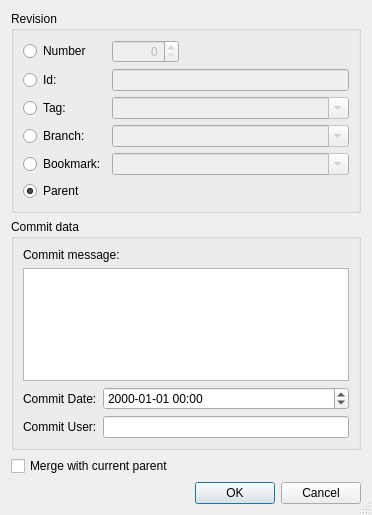
<?xml version="1.0" encoding="UTF-8"?>
<ui version="4.0">
 <class>HgBackoutDialog</class>
 <widget class="QDialog" name="HgBackoutDialog">
  <property name="geometry">
   <rect>
    <x>0</x>
    <y>0</y>
    <width>372</width>
    <height>515</height>
   </rect>
  </property>
  <property name="windowTitle">
   <string>Mercurial Revision</string>
  </property>
  <property name="sizeGripEnabled">
   <bool>true</bool>
  </property>
  <layout class="QVBoxLayout" name="verticalLayout_2">
   <item>
    <widget class="QGroupBox" name="revisionGroup">
     <property name="title">
      <string>Revision</string>
     </property>
     <layout class="QGridLayout" name="gridLayout">
      <item row="0" column="0">
       <widget class="QRadioButton" name="numberButton">
        <property name="toolTip">
         <string>Select to specify a revision by number</string>
        </property>
        <property name="text">
         <string>Number</string>
        </property>
       </widget>
      </item>
      <item row="0" column="1">
       <widget class="QSpinBox" name="numberSpinBox">
        <property name="enabled">
         <bool>false</bool>
        </property>
        <property name="toolTip">
         <string>Enter a revision number</string>
        </property>
        <property name="alignment">
         <set>Qt::AlignRight</set>
        </property>
        <property name="maximum">
         <number>999999999</number>
        </property>
       </widget>
      </item>
      <item row="0" column="2">
       <spacer name="spacer">
        <property name="orientation">
         <enum>Qt::Horizontal</enum>
        </property>
        <property name="sizeHint" stdset="0">
         <size>
          <width>158</width>
          <height>20</height>
         </size>
        </property>
       </spacer>
      </item>
      <item row="1" column="0">
       <widget class="QRadioButton" name="idButton">
        <property name="toolTip">
         <string>Select to specify a revision by changeset id</string>
        </property>
        <property name="text">
         <string>Id:</string>
        </property>
       </widget>
      </item>
      <item row="1" column="1" colspan="2">
       <widget class="QLineEdit" name="idEdit">
        <property name="enabled">
         <bool>false</bool>
        </property>
        <property name="toolTip">
         <string>Enter a changeset id</string>
        </property>
       </widget>
      </item>
      <item row="2" column="0">
       <widget class="QRadioButton" name="tagButton">
        <property name="toolTip">
         <string>Select to specify a revision by a tag</string>
        </property>
        <property name="text">
         <string>Tag:</string>
        </property>
       </widget>
      </item>
      <item row="2" column="1" colspan="2">
       <widget class="QComboBox" name="tagCombo">
        <property name="enabled">
         <bool>false</bool>
        </property>
        <property name="sizePolicy">
         <sizepolicy hsizetype="Expanding" vsizetype="Fixed">
          <horstretch>0</horstretch>
          <verstretch>0</verstretch>
         </sizepolicy>
        </property>
        <property name="toolTip">
         <string>Enter a tag name</string>
        </property>
        <property name="editable">
         <bool>true</bool>
        </property>
       </widget>
      </item>
      <item row="3" column="0">
       <widget class="QRadioButton" name="branchButton">
        <property name="toolTip">
         <string>Select to specify a revision by a branch</string>
        </property>
        <property name="text">
         <string>Branch:</string>
        </property>
       </widget>
      </item>
      <item row="3" column="1" colspan="2">
       <widget class="QComboBox" name="branchCombo">
        <property name="enabled">
         <bool>false</bool>
        </property>
        <property name="sizePolicy">
         <sizepolicy hsizetype="Expanding" vsizetype="Fixed">
          <horstretch>0</horstretch>
          <verstretch>0</verstretch>
         </sizepolicy>
        </property>
        <property name="toolTip">
         <string>Enter a branch name</string>
        </property>
        <property name="editable">
         <bool>true</bool>
        </property>
       </widget>
      </item>
      <item row="4" column="0">
       <widget class="QRadioButton" name="bookmarkButton">
        <property name="toolTip">
         <string>Select to specify a revision by a bookmark</string>
        </property>
        <property name="text">
         <string>Bookmark:</string>
        </property>
       </widget>
      </item>
      <item row="4" column="1" colspan="2">
       <widget class="QComboBox" name="bookmarkCombo">
        <property name="enabled">
         <bool>false</bool>
        </property>
        <property name="sizePolicy">
         <sizepolicy hsizetype="Expanding" vsizetype="Fixed">
          <horstretch>0</horstretch>
          <verstretch>0</verstretch>
         </sizepolicy>
        </property>
        <property name="toolTip">
         <string>Enter a bookmark name</string>
        </property>
        <property name="editable">
         <bool>true</bool>
        </property>
       </widget>
      </item>
      <item row="5" column="0" colspan="2">
       <widget class="QRadioButton" name="noneButton">
        <property name="toolTip">
         <string>Select to not specify a specific revision</string>
        </property>
        <property name="text">
         <string>Parent</string>
        </property>
        <property name="checked">
         <bool>true</bool>
        </property>
       </widget>
      </item>
     </layout>
    </widget>
   </item>
   <item>
    <widget class="QGroupBox" name="groupBox_2">
     <property name="title">
      <string>Commit data</string>
     </property>
     <layout class="QVBoxLayout" name="verticalLayout">
      <item>
       <widget class="QLabel" name="label_3">
        <property name="text">
         <string>Commit message:</string>
        </property>
       </widget>
      </item>
      <item>
       <widget class="QPlainTextEdit" name="messageEdit">
        <property name="toolTip">
         <string>Enter the commit message or leave empty to use the default one</string>
        </property>
        <property name="tabChangesFocus">
         <bool>true</bool>
        </property>
       </widget>
      </item>
      <item>
       <layout class="QGridLayout" name="gridLayout_2">
        <item row="0" column="0">
         <widget class="QLabel" name="label">
          <property name="text">
           <string>Commit Date:</string>
          </property>
         </widget>
        </item>
        <item row="0" column="1">
         <widget class="QDateTimeEdit" name="dateEdit">
          <property name="toolTip">
           <string>Enter optional date for the commit</string>
          </property>
          <property name="displayFormat">
           <string notr="true">yyyy-MM-dd HH:mm</string>
          </property>
          <property name="calendarPopup">
           <bool>false</bool>
          </property>
         </widget>
        </item>
        <item row="1" column="0">
         <widget class="QLabel" name="label_2">
          <property name="text">
           <string>Commit User:</string>
          </property>
         </widget>
        </item>
        <item row="1" column="1">
         <widget class="QLineEdit" name="userEdit">
          <property name="toolTip">
           <string>Enter optional user for the commit</string>
          </property>
         </widget>
        </item>
       </layout>
      </item>
     </layout>
    </widget>
   </item>
   <item>
    <widget class="QCheckBox" name="mergeCheckBox">
     <property name="toolTip">
      <string>Select to merge with parent of the project directory</string>
     </property>
     <property name="text">
      <string>Merge with current parent</string>
     </property>
    </widget>
   </item>
   <item>
    <widget class="QDialogButtonBox" name="buttonBox">
     <property name="orientation">
      <enum>Qt::Horizontal</enum>
     </property>
     <property name="standardButtons">
      <set>QDialogButtonBox::Cancel|QDialogButtonBox::Ok</set>
     </property>
    </widget>
   </item>
  </layout>
 </widget>
 <tabstops>
  <tabstop>numberButton</tabstop>
  <tabstop>numberSpinBox</tabstop>
  <tabstop>idButton</tabstop>
  <tabstop>idEdit</tabstop>
  <tabstop>tagButton</tabstop>
  <tabstop>tagCombo</tabstop>
  <tabstop>branchButton</tabstop>
  <tabstop>branchCombo</tabstop>
  <tabstop>bookmarkButton</tabstop>
  <tabstop>bookmarkCombo</tabstop>
  <tabstop>noneButton</tabstop>
  <tabstop>messageEdit</tabstop>
  <tabstop>dateEdit</tabstop>
  <tabstop>userEdit</tabstop>
  <tabstop>mergeCheckBox</tabstop>
  <tabstop>buttonBox</tabstop>
 </tabstops>
 <resources/>
 <connections>
  <connection>
   <sender>buttonBox</sender>
   <signal>accepted()</signal>
   <receiver>HgBackoutDialog</receiver>
   <slot>accept()</slot>
   <hints>
    <hint type="sourcelabel">
     <x>261</x>
     <y>450</y>
    </hint>
    <hint type="destinationlabel">
     <x>157</x>
     <y>224</y>
    </hint>
   </hints>
  </connection>
  <connection>
   <sender>buttonBox</sender>
   <signal>rejected()</signal>
   <receiver>HgBackoutDialog</receiver>
   <slot>reject()</slot>
   <hints>
    <hint type="sourcelabel">
     <x>329</x>
     <y>450</y>
    </hint>
    <hint type="destinationlabel">
     <x>286</x>
     <y>224</y>
    </hint>
   </hints>
  </connection>
  <connection>
   <sender>numberButton</sender>
   <signal>toggled(bool)</signal>
   <receiver>numberSpinBox</receiver>
   <slot>setEnabled(bool)</slot>
   <hints>
    <hint type="sourcelabel">
     <x>48</x>
     <y>42</y>
    </hint>
    <hint type="destinationlabel">
     <x>113</x>
     <y>43</y>
    </hint>
   </hints>
  </connection>
  <connection>
   <sender>idButton</sender>
   <signal>toggled(bool)</signal>
   <receiver>idEdit</receiver>
   <slot>setEnabled(bool)</slot>
   <hints>
    <hint type="sourcelabel">
     <x>38</x>
     <y>76</y>
    </hint>
    <hint type="destinationlabel">
     <x>125</x>
     <y>75</y>
    </hint>
   </hints>
  </connection>
  <connection>
   <sender>tagButton</sender>
   <signal>toggled(bool)</signal>
   <receiver>tagCombo</receiver>
   <slot>setEnabled(bool)</slot>
   <hints>
    <hint type="sourcelabel">
     <x>52</x>
     <y>104</y>
    </hint>
    <hint type="destinationlabel">
     <x>124</x>
     <y>99</y>
    </hint>
   </hints>
  </connection>
  <connection>
   <sender>branchButton</sender>
   <signal>toggled(bool)</signal>
   <receiver>branchCombo</receiver>
   <slot>setEnabled(bool)</slot>
   <hints>
    <hint type="sourcelabel">
     <x>71</x>
     <y>127</y>
    </hint>
    <hint type="destinationlabel">
     <x>123</x>
     <y>130</y>
    </hint>
   </hints>
  </connection>
  <connection>
   <sender>bookmarkButton</sender>
   <signal>toggled(bool)</signal>
   <receiver>bookmarkCombo</receiver>
   <slot>setEnabled(bool)</slot>
   <hints>
    <hint type="sourcelabel">
     <x>57</x>
     <y>147</y>
    </hint>
    <hint type="destinationlabel">
     <x>116</x>
     <y>147</y>
    </hint>
   </hints>
  </connection>
 </connections>
</ui>
